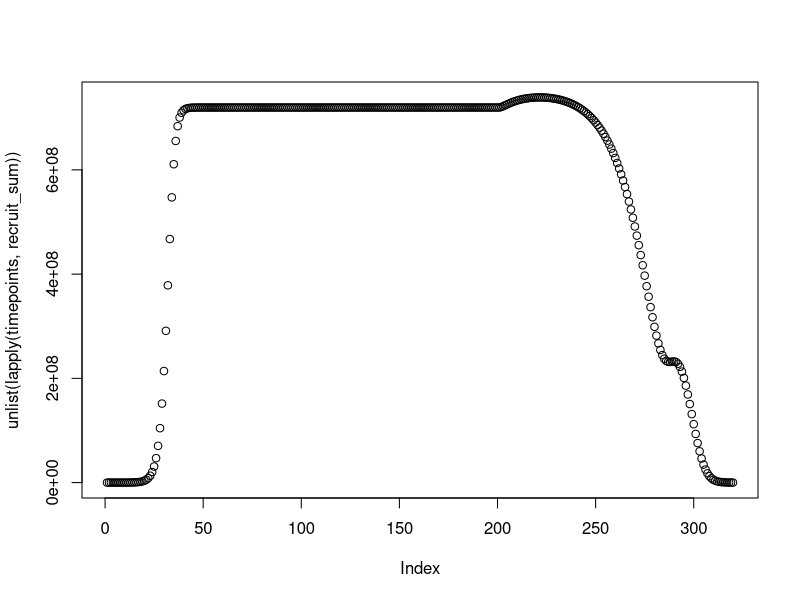
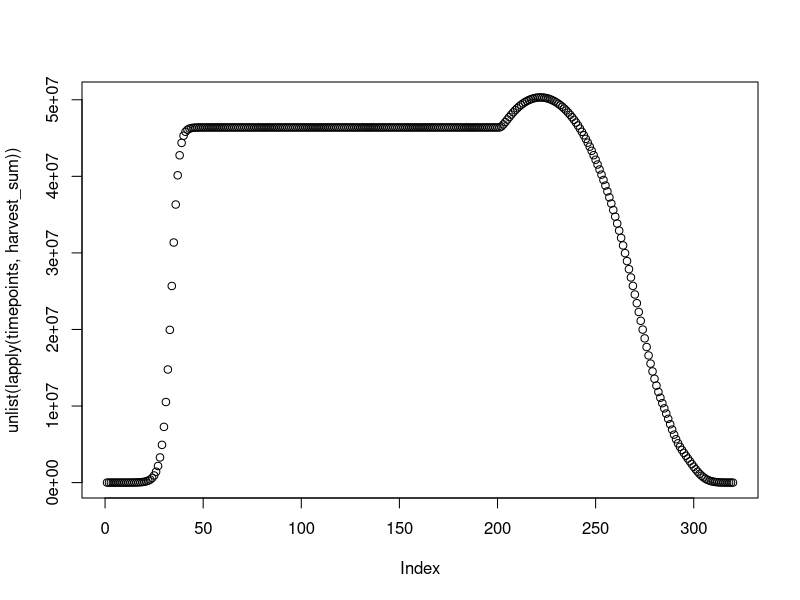
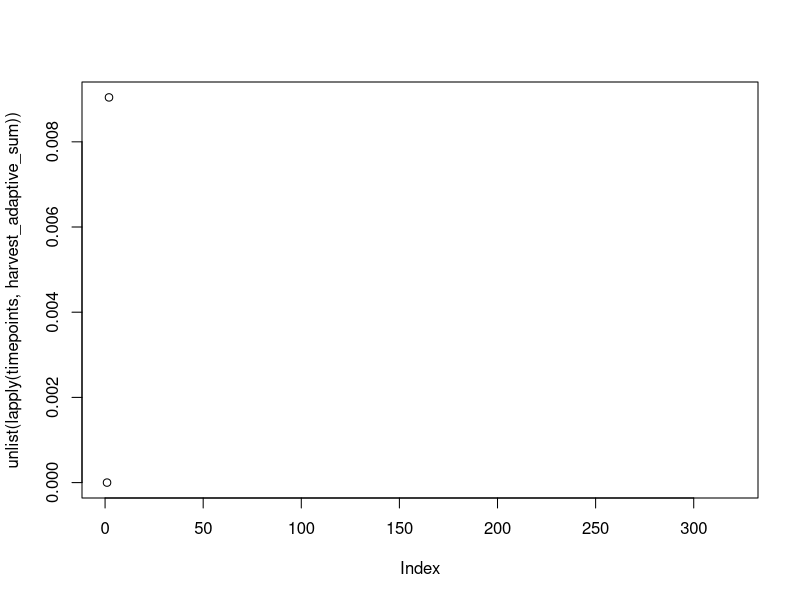
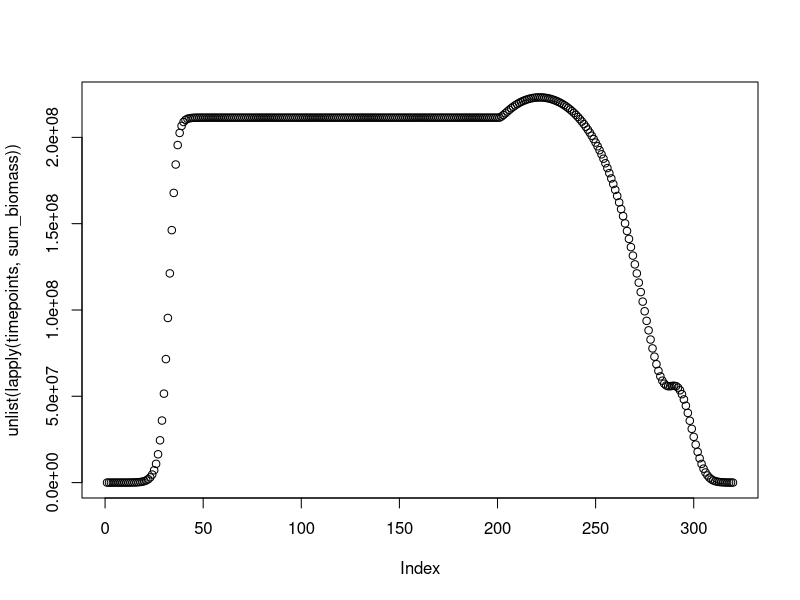

Write the R code that produced these figures, in order.
# Runtime in years
runtime <- 320
# Longevity of the fish in years
longevity = 25
# Setting up 3d list that tracks cohort variables through time
timepoints <<- vector(mode = "list", length = runtime)
timepoints[[1]] <- matrix(data=0, nrow=longevity, ncol=3)
timepoints[[1]][1,1] <- 1000
timepoints[[1]][1,2] <- 0.1
timepoints[[1]][1,3] <- 0
# Creating temperature trajectories
temps <- c(rep(10,200), rep(10,120))
temps <- c(rep(10,200), seq(10,13, by=(3/(120-1))))
temps <- c(rep(10,200), seq(10,16, by=(6/(120-1))))
# What type of recruitment to use?
recruitment_toggle <- "BH"
recruitment_toggle <- "Ricker"

# Function that runs the model for a year
model_run <- function(stages, x) {
  temp <- temps[x]
  lengths<-stages[,2]
  popn <- stages[,1]
  lengths <- lengths + growth(lengths)*TPC(temp)
  # Apply mortality from non-fishing causes
  popn <- mortality(lengths, popn, m_p_max, m, 0)*TPC(temp)
  realizable_catch <- sum(popn)
  # Apply fishing mortality
  popn <- mortality(lengths, popn, 0, 0, F_M_init)
  realizable_catch <- realizable_catch - sum(popn)
  FSSB <- sum(fecundity(popn, lengths))
  popn[longevity] <- popn[longevity] + popn[(longevity-1)]
  popn[2:(longevity-1)] <- popn[1:(longevity-2)] 
  if (recruitment_toggle=="BH") {
  popn[1] <- 1000*(BH(FSSB/(1000^2)))/2
  } else {
  popn[1] <- 1000*(Ricker(FSSB/(1000^2)))/2 
  }
  lengths[2:longevity] <- lengths[1:(longevity-1)]
  lengths[1] <- 0.1
  return(as.matrix(cbind(popn, lengths, realizable_catch)))
}

# Function for thermal performance
omega_max <- 1
T_H <- 17.5
T_max <- 11
T_L <- 2.5
TPC <- function(temp) {
  return((omega_max*(temp-T_H)*(temp-T_L)^2)/((T_max-T_L)*((T_max-T_L)*(temp-T_max)-(T_max-T_H)*(T_max+T_L-2*temp))))
}

# Length-dependent growth function
growth <- function(l) {
  return(ifelse(l>0, 0.27*(1.19-l), 0))
}

# Predation mortality (for higher mortality on smaller individuals): roughly 0.5 year-based instantaneous mortality at ~1 yrs., Koster et al 2003
# exp(-0.5) = 0.6065307 = 60.65307% remaining after 1 yr.
# 0.6065307^(1/365) = 0.9986
m_p_max <- log(0.9986)*(-1)
# Set fishing mortality in absence of restriction due to temperature 
# e.g., 0.2 for F=0.2
F_M_init <- exp(-(0.2))^(1/365)
F_M_init <- log(0.997264)*(-1)
# Base natural mortality
m<-log(0.999452)*(-1)
# Function for applying mortality
mortality <- function(l, no, m_p_max, m, F_M) {
  if (!(is.numeric(F_M))) {
    return(0)
  } else {
  return(no*(exp(-m -(m_p_max-m)*exp(-8*l)) -F_M*selective_mortality(l))^365)
}
}

# Selective harvest function
mincatchsize = 0.5
selective_mortality <- function(length) {
  1 / (1 + exp(-(length - mincatchsize)*100))
}

# Fecundity function
fecundity <- function(no, l) {
  return(no*5787*l^3)
}

# Density dependent recruitment, Ricker
Alpha <- 5.6
beta <- -3e-06
Ricker <- function(biomass) {
  return(Alpha*biomass*exp(beta*biomass))
}

# Density dependent recruitment, Beverton Holt
a <- 8
b <- 1e-05
BH <- function(biomass) {
  return(a*biomass/(1+b*biomass))
}

# Run the model
mapply( function(x) {
  timepoints[[x]] <<- model_run(timepoints[[x-1]], x)
}, 2:runtime)

# Functions for summarizing and plotting model output
recruit_sum<-function(point) {
  sum(point[1:longevity,1])
}

egg_sum<-function(point) {
  return((unricker(point[1,1]*2/1000))*(1000^2))
}

unricker <- function(x) {
  return(lambertW0((x*beta)/Alpha)/beta)
}

harvest_sum<-function(point) {
  sum(point[1:longevity,1]*(1-exp(-F_M_init*selective_mortality(point[1:longevity,2]))^365)*point[1:longevity,2])
}

harvest_adaptive_sum<-function(point) {
  sum(point[1:longevity,1]*(1-exp(-F_M_init*TPC(point[1:longevity,3])*selective_mortality(point[1:longevity,2]))^365)*point[1:longevity,2])
}

sum_biomass<-function(point) {
  sum(point[1:longevity,1]*point[1:longevity,2])
}

sum_biomass<-function(point) {
  sum(point[1:longevity,1]*point[1:longevity,2])
}

plot(unlist(lapply(timepoints, recruit_sum)))

plot(unlist(lapply(timepoints, harvest_sum)))

plot(unlist(lapply(timepoints, harvest_adaptive_sum)))

plot(unlist(lapply(timepoints, sum_biomass)))

